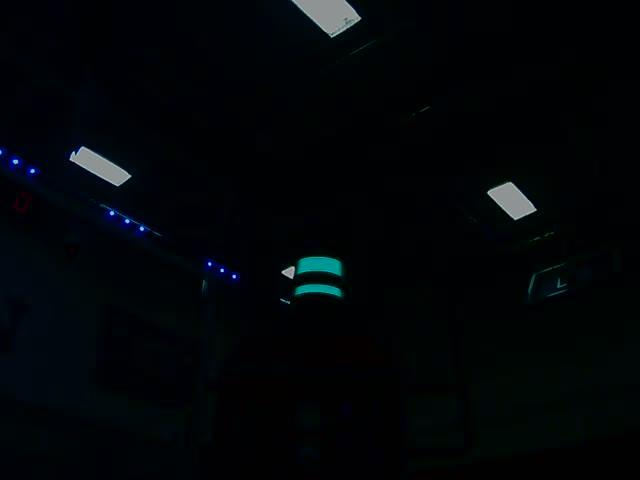
#> input picture JeVois-For-FRC-master/Jevois_files/Vision Images/LED Boiler/1ftH10ftD1Angle0Brightness.jpg, 640 x 480 px
$ python -i grip_constants_darkbox.py   (imports and definitions only)   (older library calls are emulated)
#> lines starting #> are read from the running program, lines starting #| are printed output that depends on the picture; after the words box and inside, x2 and y2 are one past the last pixel; in counts of white or black regions, pixels touching at a corner belong together
#> further down, picture is the input picture: shape (480, 640, 3); mean B, G, R 8.4, 5.4, 2.4
import cv2
import numpy
import math
from enum import Enum

class GripPipeline:
    """
    An OpenCV pipeline generated by GRIP.
    """

    def __init__(self):
        """initializes all values to presets or None if need to be set
        """

        self.__blur_type = BlurType.Box_Blur
        self.__blur_radius = 5.0229474757776655

        self.blur_output = None

        self.__cv_extractchannel_src = self.blur_output
        self.__cv_extractchannel_channel = 1.0

        self.cv_extractchannel_output = None

        self.__cv_threshold_src = self.cv_extractchannel_output
        self.__cv_threshold_thresh = 0.0
        self.__cv_threshold_maxval = 255.0
        self.__cv_threshold_type = cv2.THRESH_BINARY

        self.cv_threshold_output = None

        self.__mask_input = self.blur_output
        self.__mask_mask = self.cv_threshold_output

        self.mask_output = None

        self.__normalize_input = self.mask_output
        self.__normalize_type = cv2.NORM_MINMAX
        self.__normalize_alpha = 25.0
        self.__normalize_beta = 255.0

        self.normalize_output = None

        self.__hsv_threshold_input = self.normalize_output
        self.__hsv_threshold_hue = [0.0, 86.95187165775404]
        self.__hsv_threshold_saturation = [19.2090395480226, 75.45454545454545]
        self.__hsv_threshold_value = [0.0, 57.27272727272727]

        self.hsv_threshold_output = None

        self.__cv_erode_src = self.hsv_threshold_output
        self.__cv_erode_kernel = None
        self.__cv_erode_anchor = (-1, -1)
        self.__cv_erode_iterations = 4.0
        self.__cv_erode_bordertype = cv2.BORDER_CONSTANT
        self.__cv_erode_bordervalue = (-1)

        self.cv_erode_output = None

        self.__cv_dilate_src = self.cv_erode_output
        self.__cv_dilate_kernel = None
        self.__cv_dilate_anchor = (-1, -1)
        self.__cv_dilate_iterations = 1.0
        self.__cv_dilate_bordertype = cv2.BORDER_CONSTANT
        self.__cv_dilate_bordervalue = (-1)

        self.cv_dilate_output = None

        self.__find_contours_input = self.cv_dilate_output
        self.__find_contours_external_only = True

        self.find_contours_output = None

        self.__filter_contours_contours = self.find_contours_output
        self.__filter_contours_min_area = 200.0
        self.__filter_contours_min_perimeter = 0.0
        self.__filter_contours_min_width = 0.0
        self.__filter_contours_max_width = 10000.0
        self.__filter_contours_min_height = 0.0
        self.__filter_contours_max_height = 10000.0
        self.__filter_contours_solidity = [0.0, 100.0]
        self.__filter_contours_max_vertices = 1000000.0
        self.__filter_contours_min_vertices = 0.0
        self.__filter_contours_min_ratio = 1.0
        self.__filter_contours_max_ratio = 8.0

        self.filter_contours_output = None


    def process(self, source0):
        """
        Runs the pipeline and sets all outputs to new values.
        """
        # Step Blur0:
        self.__blur_input = source0
        (self.blur_output) = self.__blur(self.__blur_input, self.__blur_type, self.__blur_radius)

        # Step CV_extractChannel0:
        self.__cv_extractchannel_src = self.blur_output
        (self.cv_extractchannel_output) = self.__cv_extractchannel(self.__cv_extractchannel_src, self.__cv_extractchannel_channel)

        # Step CV_Threshold0:
        self.__cv_threshold_src = self.cv_extractchannel_output
        (self.cv_threshold_output) = self.__cv_threshold(self.__cv_threshold_src, self.__cv_threshold_thresh, self.__cv_threshold_maxval, self.__cv_threshold_type)

        # Step Mask0:
        self.__mask_input = self.blur_output
        self.__mask_mask = self.cv_threshold_output
        (self.mask_output) = self.__mask(self.__mask_input, self.__mask_mask)

        # Step Normalize0:
        self.__normalize_input = self.mask_output
        (self.normalize_output) = self.__normalize(self.__normalize_input, self.__normalize_type, self.__normalize_alpha, self.__normalize_beta)

        # Step HSV_Threshold0:
        self.__hsv_threshold_input = self.normalize_output
        (self.hsv_threshold_output) = self.__hsv_threshold(self.__hsv_threshold_input, self.__hsv_threshold_hue, self.__hsv_threshold_saturation, self.__hsv_threshold_value)

        # Step CV_erode0:
        self.__cv_erode_src = self.hsv_threshold_output
        (self.cv_erode_output) = self.__cv_erode(self.__cv_erode_src, self.__cv_erode_kernel, self.__cv_erode_anchor, self.__cv_erode_iterations, self.__cv_erode_bordertype, self.__cv_erode_bordervalue)

        # Step CV_dilate0:
        self.__cv_dilate_src = self.cv_erode_output
        (self.cv_dilate_output) = self.__cv_dilate(self.__cv_dilate_src, self.__cv_dilate_kernel, self.__cv_dilate_anchor, self.__cv_dilate_iterations, self.__cv_dilate_bordertype, self.__cv_dilate_bordervalue)

        # Step Find_Contours0:
        self.__find_contours_input = self.cv_dilate_output
        (self.find_contours_output) = self.__find_contours(self.__find_contours_input, self.__find_contours_external_only)

        # Step Filter_Contours0:
        self.__filter_contours_contours = self.find_contours_output
        (self.filter_contours_output) = self.__filter_contours(self.__filter_contours_contours, self.__filter_contours_min_area, self.__filter_contours_min_perimeter, self.__filter_contours_min_width, self.__filter_contours_max_width, self.__filter_contours_min_height, self.__filter_contours_max_height, self.__filter_contours_solidity, self.__filter_contours_max_vertices, self.__filter_contours_min_vertices, self.__filter_contours_min_ratio, self.__filter_contours_max_ratio)


    @staticmethod
    def __blur(src, type, radius):
        """Softens an image using one of several filters.
        Args:
            src: The source mat (numpy.ndarray).
            type: The blurType to perform represented as an int.
            radius: The radius for the blur as a float.
        Returns:
            A numpy.ndarray that has been blurred.
        """
#> called with radius = 5.02
        if(type is BlurType.Box_Blur):
            ksize = int(2 * round(radius) + 1)
            return cv2.blur(src, (ksize, ksize))
        elif(type is BlurType.Gaussian_Blur):
            ksize = int(6 * round(radius) + 1)
            return cv2.GaussianBlur(src, (ksize, ksize), round(radius))
        elif(type is BlurType.Median_Filter):
            ksize = int(2 * round(radius) + 1)
            return cv2.medianBlur(src, ksize)
        else:
            return cv2.bilateralFilter(src, -1, round(radius), round(radius))

    @staticmethod
    def __cv_extractchannel(src, channel):
        """Extracts given channel from an image.
        Args:
            src: A numpy.ndarray.
            channel: Zero indexed channel number to extract.
        Returns:
             The result as a numpy.ndarray.
        """
#> called with channel = 1
        return cv2.extractChannel(src, (int) (channel + 0.5))
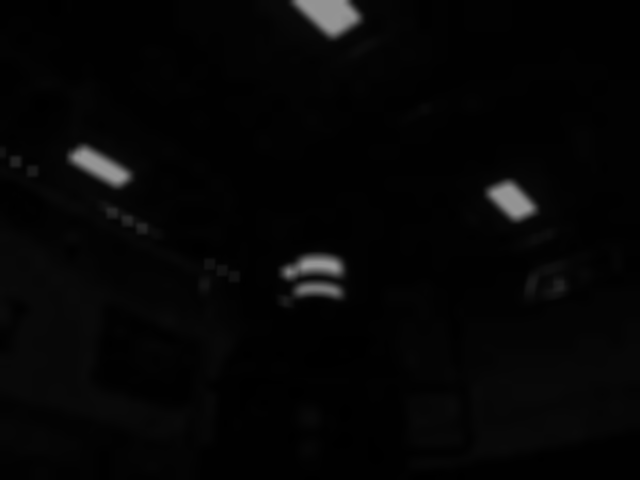
#> returned value: shape (480, 640); min 0, max 152, mean 5.4

    @staticmethod
    def __cv_threshold(src, thresh, max_val, type):
        """Apply a fixed-level threshold to each array element in an image
        Args:
            src: A numpy.ndarray.
            thresh: Threshold value.
            max_val: Maximum value for THRES_BINARY and THRES_BINARY_INV.
            type: Opencv enum.
        Returns:
            A black and white numpy.ndarray.
        """
        return cv2.threshold(src, thresh, max_val, type)[1]

    @staticmethod
    def __mask(input, mask):
        """Filter out an area of an image using a binary mask.
        Args:
            input: A three channel numpy.ndarray.
            mask: A black and white numpy.ndarray.
        Returns:
            A three channel numpy.ndarray.
        """
        return cv2.bitwise_and(input, input, mask=mask)
#> returned value: shape (480, 640, 3)

    @staticmethod
    def __normalize(input, type, a, b):
        """Normalizes or remaps the values of pixels in an image.
        Args:
            input: A numpy.ndarray.
            type: Opencv enum.
            a: The minimum value.
            b: The maximum value.
        Returns:
            A numpy.ndarray of the same type as the input.
        """
#> called with type = 32, a = 25, b = 255
        return cv2.normalize(input, None, a, b, type)
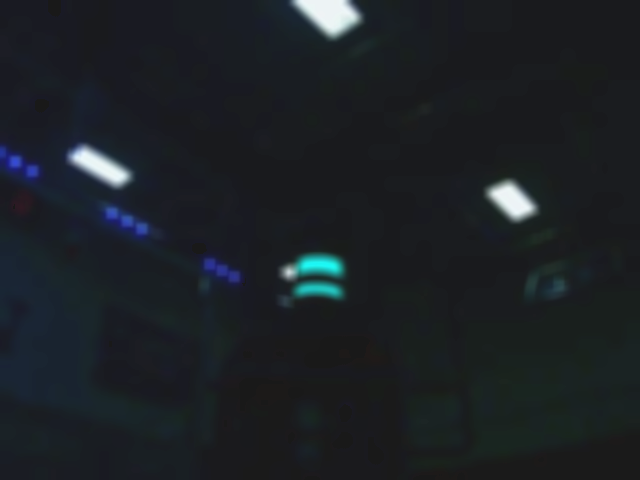
#> returned value: shape (480, 640, 3); mean of channels 0, 1, 2 37.2, 32.8, 28.3; drawn as B, G, R

    @staticmethod
    def __hsv_threshold(input, hue, sat, val):
        """Segment an image based on hue, saturation, and value ranges.
        Args:
            input: A BGR numpy.ndarray.
            hue: A list of two numbers the are the min and max hue.
            sat: A list of two numbers the are the min and max saturation.
            lum: A list of two numbers the are the min and max value.
        Returns:
            A black and white numpy.ndarray.
        """
        out = cv2.cvtColor(input, cv2.COLOR_BGR2HSV)
#> out: shape (480, 640, 3); mean H, S, V 100.1, 57.2, 37.6
        return cv2.inRange(out, (hue[0], sat[0], val[0]),  (hue[1], sat[1], val[1]))
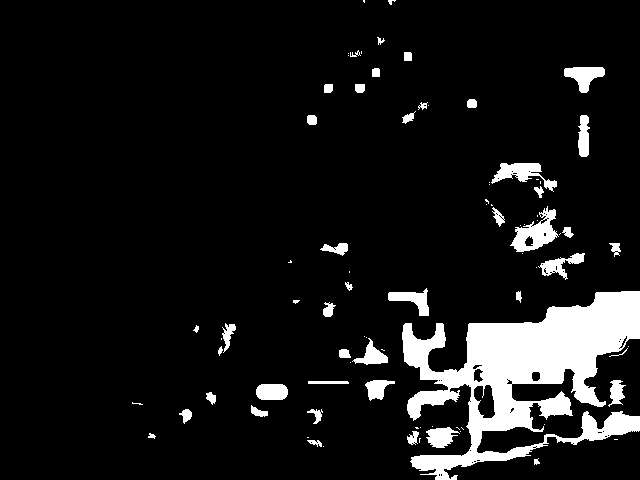
#> returned value: shape (480, 640); 9.1% white; 85 white regions (40 under 20 px), largest, box (x1, y1, x2, y2) and area: (402, 291, 640, 480) 19652, (510, 206, 559, 252) 1014, (491, 163, 557, 192) 759

    @staticmethod
    def __cv_erode(src, kernel, anchor, iterations, border_type, border_value):
        """Expands area of lower value in an image.
        Args:
           src: A numpy.ndarray.
           kernel: The kernel for erosion. A numpy.ndarray.
           iterations: the number of times to erode.
           border_type: Opencv enum that represents a border type.
           border_value: value to be used for a constant border.
        Returns:
            A numpy.ndarray after erosion.
        """
        return cv2.erode(src, kernel, anchor, iterations = (int) (iterations +0.5),
                            borderType = border_type, borderValue = border_value)

    @staticmethod
    def __cv_dilate(src, kernel, anchor, iterations, border_type, border_value):
        """Expands area of higher value in an image.
        Args:
           src: A numpy.ndarray.
           kernel: The kernel for dilation. A numpy.ndarray.
           iterations: the number of times to dilate.
           border_type: Opencv enum that represents a border type.
           border_value: value to be used for a constant border.
        Returns:
            A numpy.ndarray after dilation.
        """
        return cv2.dilate(src, kernel, anchor, iterations = (int) (iterations +0.5),
                            borderType = border_type, borderValue = border_value)

    @staticmethod
    def __find_contours(input, external_only):
        """Sets the values of pixels in a binary image to their distance to the nearest black pixel.
        Args:
            input: A numpy.ndarray.
            external_only: A boolean. If true only external contours are found.
        Return:
            A list of numpy.ndarray where each one represents a contour.
        """
        if(external_only):
            mode = cv2.RETR_EXTERNAL
        else:
            mode = cv2.RETR_LIST
        method = cv2.CHAIN_APPROX_SIMPLE
        im2, contours, hierarchy =cv2.findContours(input, mode=mode, method=method)
        return contours

    @staticmethod
    def __filter_contours(input_contours, min_area, min_perimeter, min_width, max_width,
                        min_height, max_height, solidity, max_vertex_count, min_vertex_count,
                        min_ratio, max_ratio):
        """Filters out contours that do not meet certain criteria.
        Args:
            input_contours: Contours as a list of numpy.ndarray.
            min_area: The minimum area of a contour that will be kept.
            min_perimeter: The minimum perimeter of a contour that will be kept.
            min_width: Minimum width of a contour.
            max_width: MaxWidth maximum width.
            min_height: Minimum height.
            max_height: Maximimum height.
            solidity: The minimum and maximum solidity of a contour.
            min_vertex_count: Minimum vertex Count of the contours.
            max_vertex_count: Maximum vertex Count.
            min_ratio: Minimum ratio of width to height.
            max_ratio: Maximum ratio of width to height.
        Returns:
            Contours as a list of numpy.ndarray.
        """
#> called with min_area = 200, min_perimeter = 0, min_width = 0, max_width = 10000, min_height = 0, max_height = 10000, max_vertex_count = 1000000, min_vertex_count = 0
        output = []
        for contour in input_contours:
            x,y,w,h = cv2.boundingRect(contour)
            if (w < min_width or w > max_width):
                continue
            if (h < min_height or h > max_height):
                continue
            area = cv2.contourArea(contour)
            if (area < min_area):
                continue
            if (cv2.arcLength(contour, True) < min_perimeter):
                continue
            hull = cv2.convexHull(contour)
            solid = 100 * area / cv2.contourArea(hull)
            if (solid < solidity[0] or solid > solidity[1]):
                continue
            if (len(contour) < min_vertex_count or len(contour) > max_vertex_count):
                continue
            ratio = (float)(w) / h
            if (ratio < min_ratio or ratio > max_ratio):
                continue
            output.append(contour)
        return output


BlurType = Enum('BlurType', 'Box_Blur Gaussian_Blur Median_Filter Bilateral_Filter')

>>> import cv2
>>> picture = cv2.imread('Jevois_files/Vision Images/LED Boiler/1ftH10ftD1Angle0Brightness.jpg')
>>> result = GripPipeline().process(picture)

$ run again, on JeVois-For-FRC-master/Jevois_files/Vision Images/LED Boiler/1ftH10ftD2Angle0Brightness.jpg
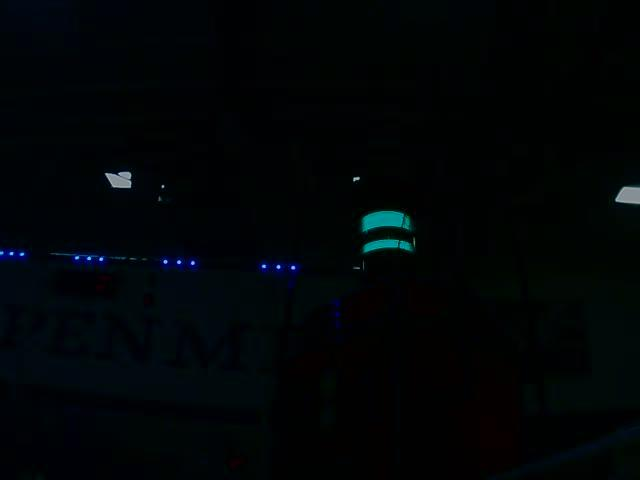
#> input picture JeVois-For-FRC-master/Jevois_files/Vision Images/LED Boiler/1ftH10ftD2Angle0Brightness.jpg, 640 x 480 px
#> picture is the input picture: shape (480, 640, 3); mean B, G, R 6.5, 4.7, 1.1
#> in __normalize, `return cv2.normalize(input, None, a, b, type)`:
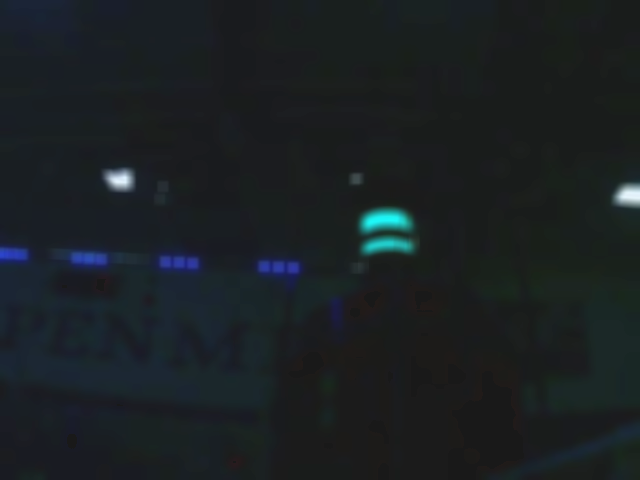
#> returned value: shape (480, 640, 3); mean of channels 0, 1, 2 35, 32.3, 26.7; drawn as B, G, R
#> out: shape (480, 640, 3); mean H, S, V 87.3, 55.4, 35.8
#> in __hsv_threshold, `return cv2.inRange(out, (hue[0], sat[0], val[0]),  (hue[1], sat[1], va..`:
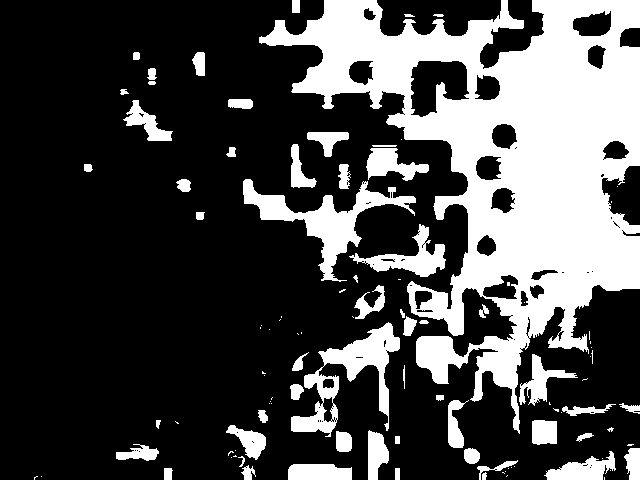
#> returned value: shape (480, 640); 28.8% white; 104 white regions (48 under 20 px), largest, box (x1, y1, x2, y2) and area: (259, 0, 640, 434) 64792, (243, 179, 416, 282) 4336, (291, 322, 400, 437) 3878

$ run again, on JeVois-For-FRC-master/Jevois_files/Vision Images/LED Boiler/1ftH10ftD3Angle0Brightness.jpg
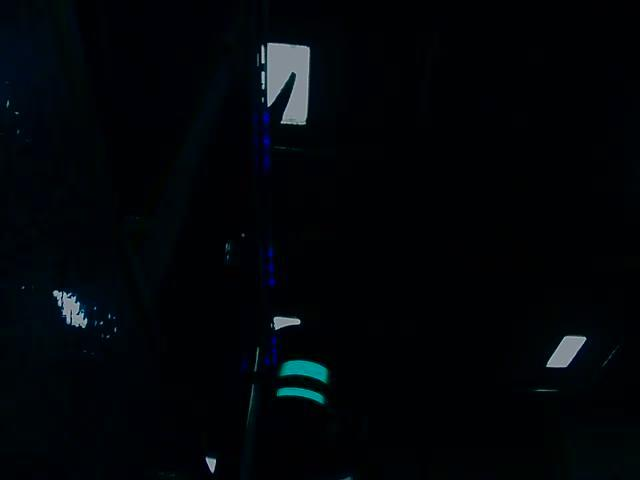
#> input picture JeVois-For-FRC-master/Jevois_files/Vision Images/LED Boiler/1ftH10ftD3Angle0Brightness.jpg, 640 x 480 px
#> picture is the input picture: shape (480, 640, 3); mean B, G, R 8.7, 5.3, 2.4
#> in __normalize, `return cv2.normalize(input, None, a, b, type)`:
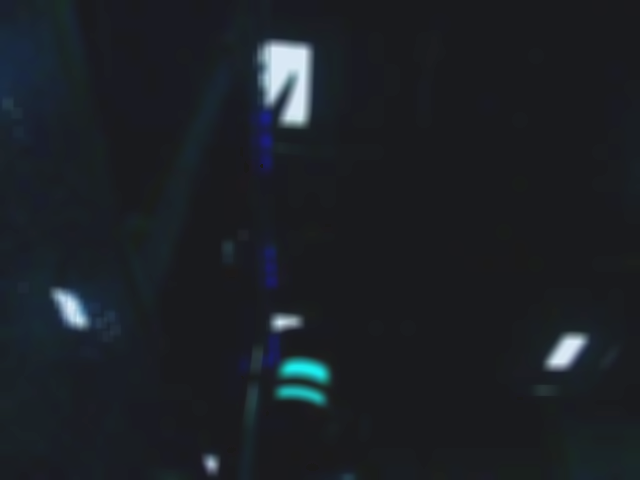
#> returned value: shape (480, 640, 3); mean of channels 0, 1, 2 37.6, 32.5, 28.3; drawn as B, G, R
#> out: shape (480, 640, 3); mean H, S, V 109.2, 56.8, 37.7
#> in __hsv_threshold, `return cv2.inRange(out, (hue[0], sat[0], val[0]),  (hue[1], sat[1], va..`:
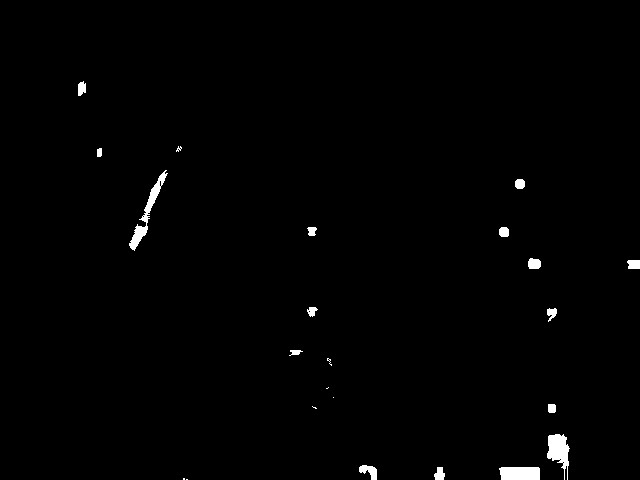
#> returned value: shape (480, 640); 0.94% white; 23 white regions (7 under 20 px), largest, box (x1, y1, x2, y2) and area: (129, 170, 168, 251) 589, (547, 434, 570, 480) 572, (499, 467, 540, 480) 515

$ run again, on JeVois-For-FRC-master/Jevois_files/Vision Images/LED Boiler/1ftH11ftD2Angle0Brightness.jpg
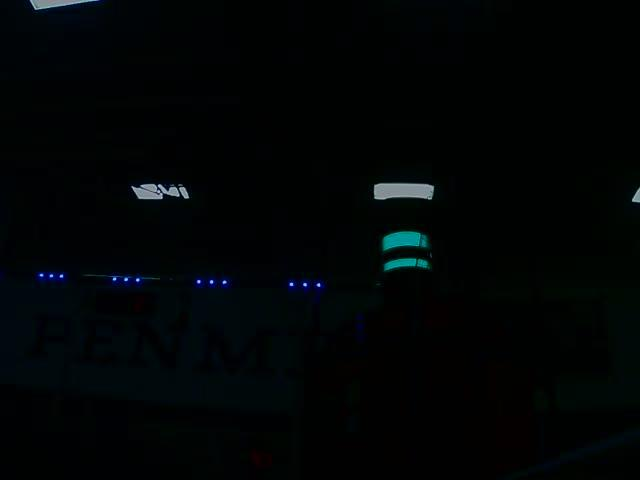
#> input picture JeVois-For-FRC-master/Jevois_files/Vision Images/LED Boiler/1ftH11ftD2Angle0Brightness.jpg, 640 x 480 px
#> picture is the input picture: shape (480, 640, 3); mean B, G, R 5.3, 4.6, 1.4
#> in __normalize, `return cv2.normalize(input, None, a, b, type)`:
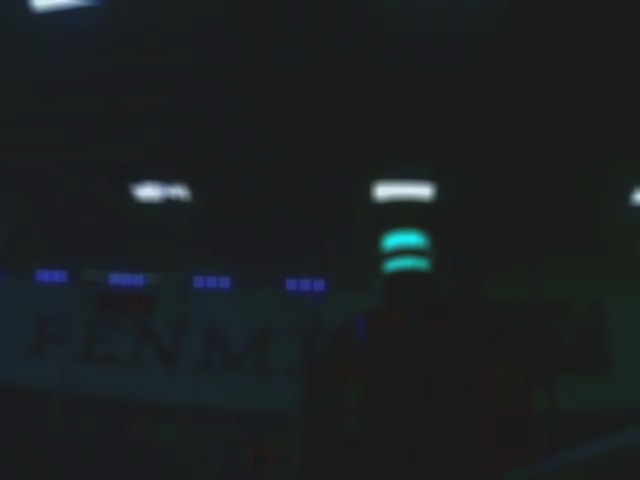
#> returned value: shape (480, 640, 3); mean of channels 0, 1, 2 32.5, 31.5, 26.8; drawn as B, G, R
#> out: shape (480, 640, 3); mean H, S, V 78.7, 44, 33.7
#> in __hsv_threshold, `return cv2.inRange(out, (hue[0], sat[0], val[0]),  (hue[1], sat[1], va..`:
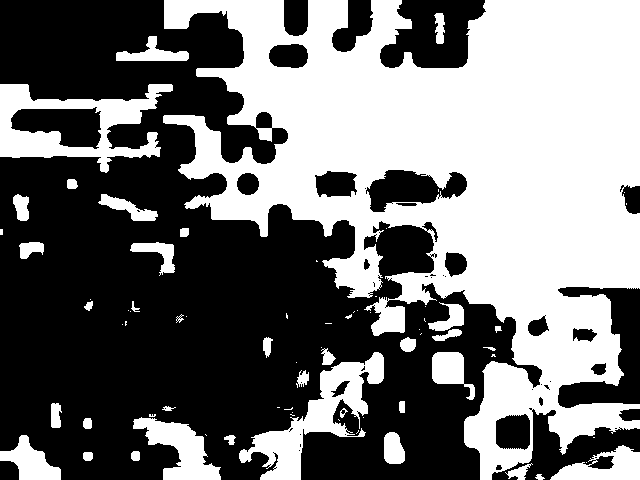
#> returned value: shape (480, 640); 45.7% white; 74 white regions (37 under 20 px), largest, box (x1, y1, x2, y2) and area: (163, 0, 640, 480) 115484, (0, 84, 173, 173) 6202, (239, 352, 384, 480) 5523
